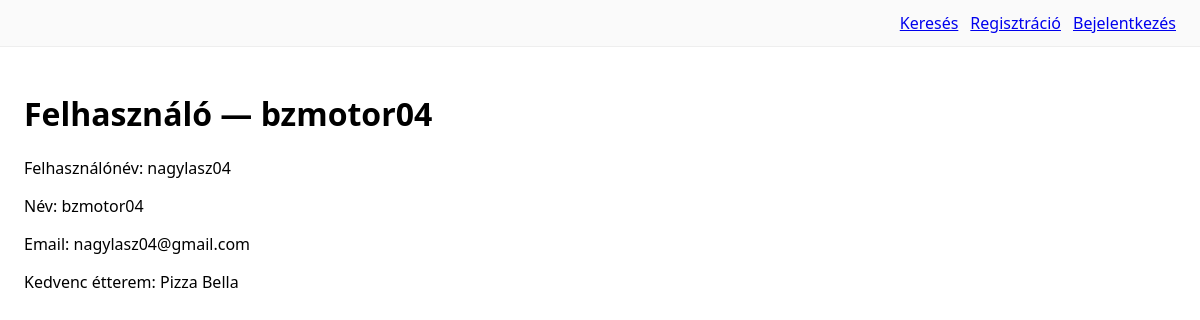
The app's page /felhasznalo/2/ with its own data.
### users/models.py (models this page shows)
class Felhasznalo(AbstractUser):
    nev = models.CharField("Név", max_length=150, blank=True)
    kedvenc_etterem = models.ForeignKey(
        "catalog.Etterem", on_delete=models.SET_NULL,
        null=True, blank=True, related_name="kedvelok",
        verbose_name="Kedvenc étterem",
    )
    class Meta:
        verbose_name = "Felhasználó"
        verbose_name_plural = "Felhasználók"
    def __str__(self):
        return self.nev or self.username

### catalog/models.py (models this page shows, shortened)
class Etterem(models.Model):
    nev = models.CharField(max_length=150)
    cim = models.CharField(max_length=250, blank=True)
    platform = models.CharField(max_length=20, choices=PLATFORMOK, default="egyeb")
    platform_logo_url = models.URLField(blank=True)
    platform_url = models.URLField(blank=True)
    def __str__(self):
        return self.nev

### users/views.py (the view)
# urls.py: path("felhasznalo/<int:pk>/", views.FelhasznaloDetailView.as_view(), name="felhasznalo_detail"),
class FelhasznaloDetailView(DetailView):
	model = Felhasznalo
	template_name = "users/felhasznalo_detail.html"

### templates/users/felhasznalo_detail.html (shortened to what this page needs)
{% extends "_base.html" %}
{% block content %}
<h1>Felhasználó — {{ object }}</h1>
<p>Felhasználónév: {{ object.username }}</p>
<p>Név: {{ object.nev }}</p>
<p>Email: {{ object.email }}</p>
<p>Kedvenc étterem: {{ object.kedvenc_etterem }}</p>
{% endblock %}

### templates/_base.html (style rules this page uses)
body { font-family:system-ui,Segoe UI,Arial;margin:0 }

### records on screen
Felhasznalo: nev "bzmotor04", username "nagylasz04", email "nagylasz04@gmail.com", kedvenc_etterem "Pizza Bella"
